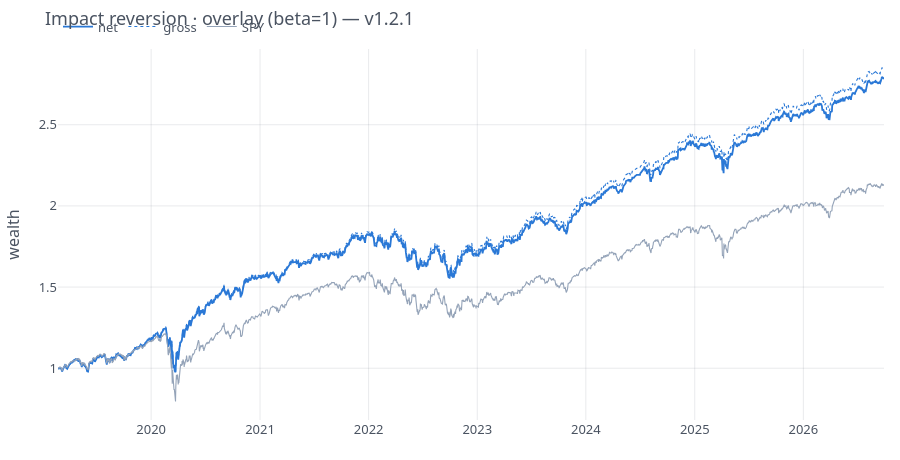

Notebook cell for this chart:
### Markdown cell above
## 4. Wealth

Net, gross and the SPY benchmark for one book. `1 + cum_ret_net` reads as
wealth because the cumulative columns are sums of log returns.

### Code cell
fig = go.Figure()
fig.add_trace(go.Scatter(x=pnl.asof_date, y=1.0 + pnl.cum_ret_net, name='net',
                         mode='lines', line=dict(color=BLUE, width=1.8)))
fig.add_trace(go.Scatter(x=pnl.asof_date, y=1.0 + pnl.cum_ret_gross, name='gross',
                         mode='lines', line=dict(color=BLUE, width=1.1, dash='dot')))
fig.add_trace(go.Scatter(x=pnl.asof_date, y=1.0 + pnl.cum_ret_bench, name='SPY',
                         mode='lines', line=dict(color=GREY, width=1.1)))
fig.update_yaxes(title='wealth')
styled(fig, title=f'{STRATEGY_LABEL[STRATEGY]} — {FLOW_RELEASE}', height=460).show()

### Figure 1 — Plotly figure (JSON) as saved in the notebook; plotly's stock layout.template omitted (floating-point values rounded to 4 significant figures; data arrays with more than 128 entries replaced by an {"elided": "..."} marker saying what was removed)
{"data": [{"line": {"color": "#2a78d6", "width": 1.8}, "mode": "lines", "name": "net", "type": "scatter", "x": {"elided": "1911 str values"}, "y": {"elided": "1911 float values"}}, {"line": {"color": "#2a78d6", "dash": "dot", "width": 1.1}, "mode": "lines", "name": "gross", "type": "scatter", "x": {"elided": "1911 str values"}, "y": {"elided": "1911 float values"}}, {"line": {"color": "#94a3b8", "width": 1.1}, "mode": "lines", "name": "SPY", "type": "scatter", "x": {"elided": "1911 str values"}, "y": {"elided": "1911 float values"}}], "layout": {"font": {"color": "#4a5361", "family": "IBM Plex Sans, ui-sans-serif, system-ui, sans-serif", "size": 13}, "height": 460, "hovermode": "x unified", "legend": {"orientation": "h", "x": 0, "y": 1.02, "yanchor": "bottom"}, "margin": {"b": 40, "l": 56, "r": 16, "t": 36}, "paper_bgcolor": "rgba(0,0,0,0)", "plot_bgcolor": "rgba(0,0,0,0)", "title": {"text": "Impact reversion · overlay (beta=1) — v1.2.1"}, "xaxis": {"gridcolor": "rgba(74,83,97,0.12)", "showgrid": true, "zeroline": false}, "yaxis": {"gridcolor": "rgba(74,83,97,0.12)", "showgrid": true, "title": {"text": "wealth"}, "zeroline": false}}}
